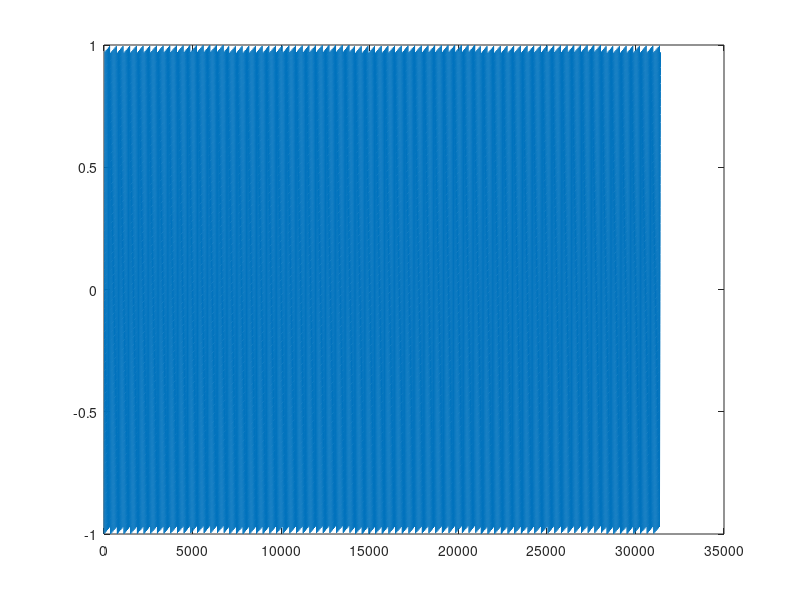
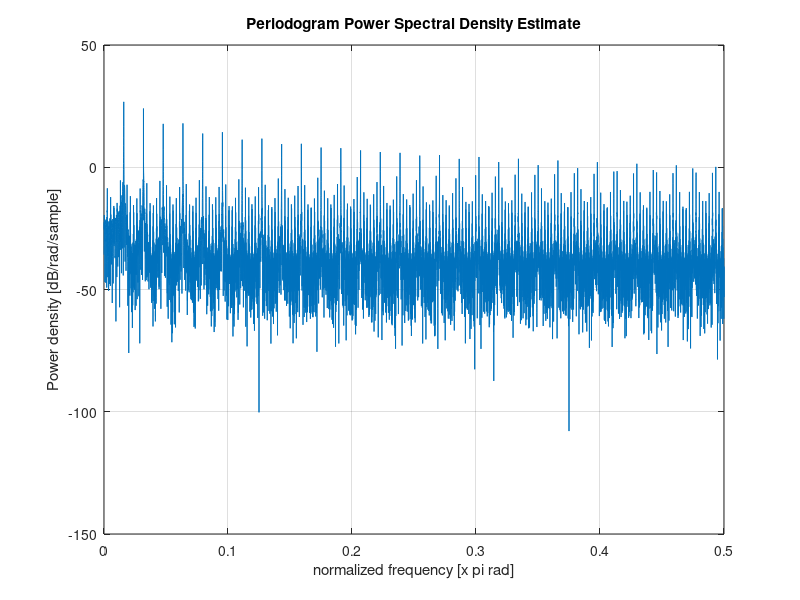

Write MATLAB code to recreate these figures, in order.

sampleRate = 40e3;

%Design stimulus parameters
freq1 = 440;
freq2 = 880;
freq3 = 660;

toneDuration = 5000; %milliseconds

toneSamples = toneDuration*sampleRate/1000;

logramp = logspace(-1,0,toneSamples);
linramp = linspace(0,1,toneSamples);

stim1 = zeros(1,toneSamples);
stim2 = zeros(1,toneSamples);
stim3 = zeros(1,toneSamples);
stim4 = zeros(1,toneSamples);

coef1 = freq1*2*pi/sampleRate;
coef2 = freq2*2*pi/sampleRate;
coef3 = freq3*2*pi/sampleRate;

stim1(1:toneSamples) = cos(coef1*(1:toneSamples));
stim2(1:toneSamples) = cos(coef2*(1:toneSamples));
stim3(1:toneSamples) = cos(coef3*(1:toneSamples));
stim4(1:toneSamples) = rand(1,toneSamples);

stim = (stim1+stim2+stim3)/3;
sound(stim.*logramp,sampleRate)
% sound(stim.*linramp,sampleRate)

%%
saw = sawtooth(0:0.1:1000*pi);
figure;plot(saw)
figure;
periodogram(saw)